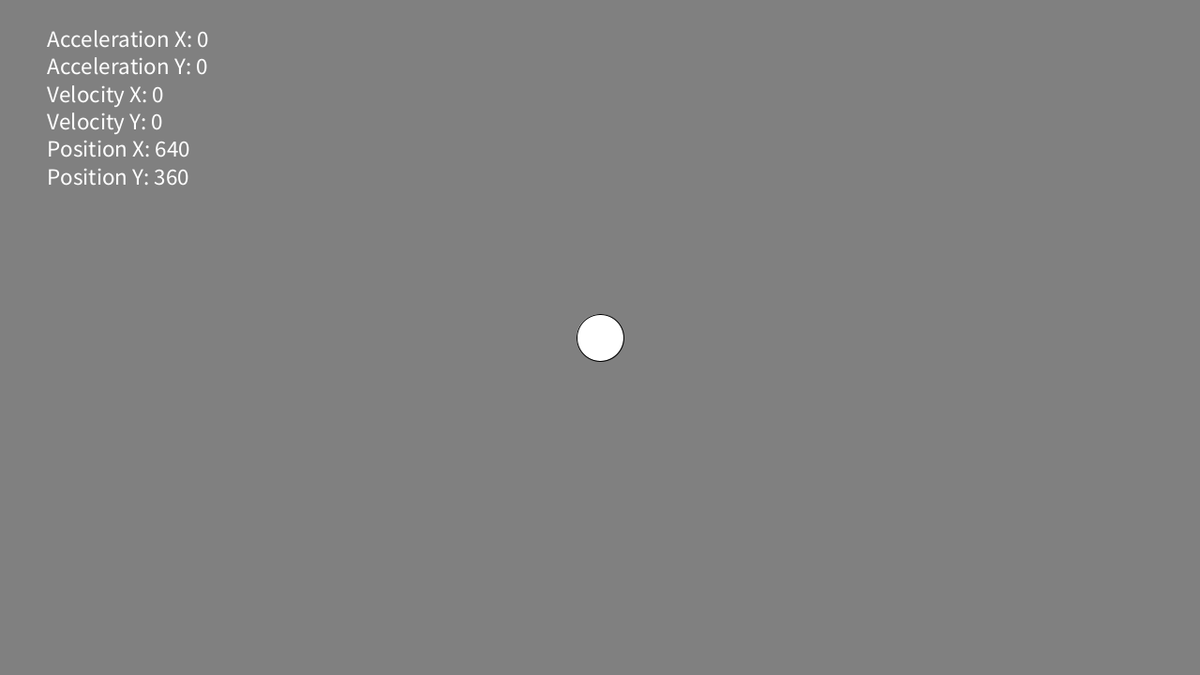
Frame 1 (no input)
Frame 60 (the mouse pressed at the canvas centre just before this capture): identical to frame 1, image omitted
Frame 120 (the mouse held since frame 60 and released just before this capture): identical to frame 1, image omitted

The Processing sketch that drew this single still picture (run headless with seeded random() and noise(); from frame 60 on, the mouse is pressed at the canvas centre):

// Processing sketch: Daniel_04_InputAndMotion
// ── Daniel_04_InputAndMotion.pde
boolean moveLeft, moveRight, moveUp, moveDown;

float playerSize = 50;
float velocityLimit = 20f;
float velocityMultiplier = 75f;
float accelerationMultiplier = 3f;
float dragMultiplier = 0.1f;

float time = 0f;
float oldTime = 0f;
float deltaTime = 0f;

PVector dragDiscard = new PVector();
PVector accelerationDiscard = new PVector();
PVector acceleration = new PVector();
PVector drag = new PVector();
PVector velocity = new PVector();
PVector position;


void setup() 
{
  size(1280, 720);
  position = new PVector(width/2, height/2);
}

void draw()
{
  background(128);

  calculateDeltaTime("START");

  acceleration = acceleration();
  drag = drag();
  applyMovement();
  wraparound();
  drawBall();
  diagnostics();

  calculateDeltaTime("END");
}

void calculateDeltaTime(String interval)
{
  switch (interval)
  {
  case "START":
    time = millis();
    deltaTime = (time - oldTime) * 0.001;

  case "END":
    oldTime = time;
  }
}

PVector acceleration()
{
  acceleration.set(0, 0);

  if (moveLeft)
    accelerationDiscard.x = -1;

  if (moveRight)
    accelerationDiscard.x = 1;

  if (moveUp)
    accelerationDiscard.y = -1;

  if (moveDown)
    accelerationDiscard.y = 1;

  accelerationDiscard.normalize();
  accelerationDiscard.mult(accelerationMultiplier);

  return accelerationDiscard;
}

PVector drag()
{
  dragDiscard.x = (velocity.x + acceleration.x) * -dragMultiplier;
  dragDiscard.y = (velocity.y + acceleration.y) * -dragMultiplier;

  return dragDiscard;
}

void applyMovement()
{ 
  velocity.add(PVector.mult(acceleration, deltaTime * velocityMultiplier));
  velocity.add(PVector.mult(drag, deltaTime * velocityMultiplier));
  position.add(PVector.mult(velocity, deltaTime * velocityMultiplier));
  velocity.limit(velocityLimit);
}

void wraparound()
{
  if (position.x - playerSize > width)
    position.x = 0;

  if (position.x + playerSize < 0)
    position.x = width;

  if (position.y + playerSize/2 > height)
    position.y = height - playerSize/2;

  if (position.y - playerSize/2 < 0)
    position.y = playerSize/2;
}

void drawBall()
{
  ellipse(position.x, position.y, playerSize, playerSize);
}

// ── Diagnostics.pde
void diagnostics()
{
  textSize(25);
  text(
    "Acceleration X: " + round(acceleration.x) + "\n" +
    "Acceleration Y: " + round(acceleration.y) + "\n" +
    "Velocity X: " + round(velocity.x) + "\n" +
    "Velocity Y: " + round(velocity.y) + "\n" +
    "Position X: " + round(position.x) + "\n" +
    "Position Y: " + round(position.y) + "\n"
    , 50, 50);
}
// ── input.pde
void keyPressed()
{
  if (keyCode == LEFT || key == 'a')
    moveLeft = true;

  if (keyCode == RIGHT || key == 'd')
    moveRight = true;    

  if (keyCode == DOWN || key == 's')
    moveDown = true;    

  if (keyCode == UP || key == 'w')
    moveUp = true;
}

void keyReleased()
{
  if (keyCode == LEFT || key == 'a') 
    moveLeft = false;

  if (keyCode == RIGHT || key == 'd')
    moveRight = false;

  if (keyCode == DOWN || key == 's')
    moveDown = false;

  if (keyCode == UP || key == 'w')
    moveUp = false;
}
